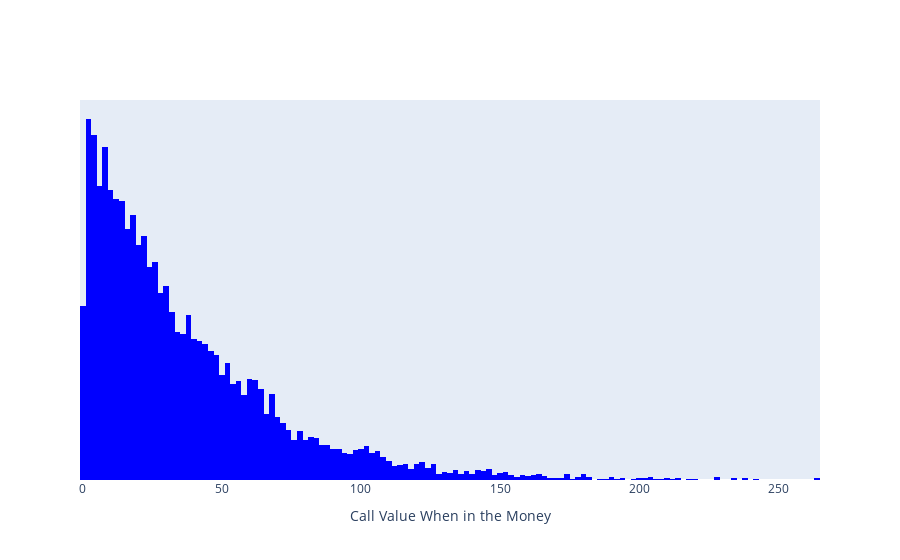

Source (notebook cell):
### Markdown cell above
# FIGURE (IN THE MONEY CALL)

### Code cell
fig_call = go.Figure(go.Histogram(x=np.array(calls)-K, 
                                marker=dict(color='blue')
                                )
                    )
fig_call.update_yaxes(tickvals=[])
fig_call.update_xaxes(title = "Call Value When in the Money")
fig_call.show()

### Figure 1 — Plotly figure (JSON) as saved in the notebook; plotly's stock layout.template omitted (floating-point values rounded to 4 significant figures; data arrays with more than 128 entries replaced by an {"elided": "..."} marker saying what was removed)
{"data": [{"marker": {"color": "blue"}, "type": "histogram", "x": {"elided": "8058 float values"}}], "layout": {"xaxis": {"title": {"text": "Call Value When in the Money"}}, "yaxis": {"tickvals": []}}}
